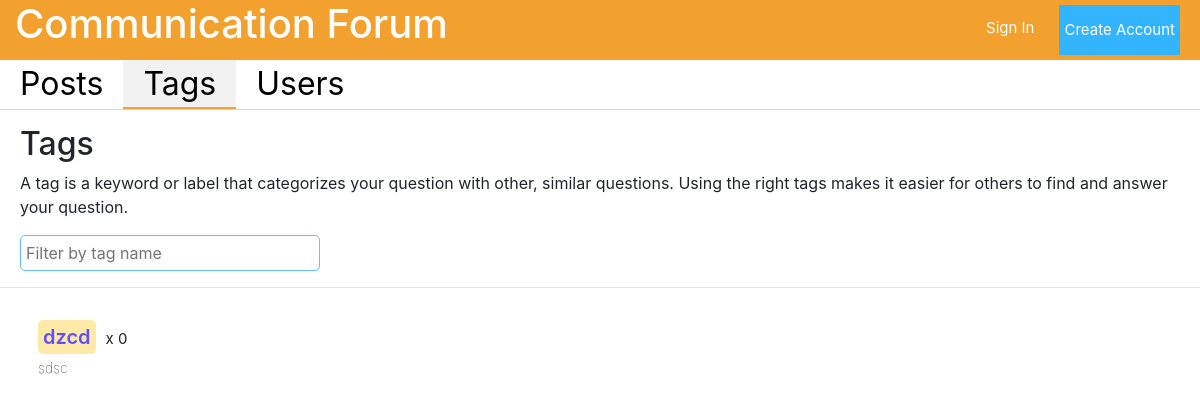
The app's page /tags/ with its own data.
### forum/models.py (models this page shows, shortened)
class Tag(models.Model):
    id = models.AutoField(primary_key=True)
    name = models.CharField(max_length=15, unique=True)
    context = models.TextField(default='', blank=True, null=True)
    creator = models.ForeignKey(UserProfile, on_delete=models.CASCADE)
    create = models.DateTimeField(auto_now_add=True)
    count = models.IntegerField(default=0)

### forum/views.py (the view)
# urls.py: path('tags/', views.tags, name='tags'),
def tags(request):
    all_tags = Tag.objects.all()
    form = CreateTag()
    context = {'tags': all_tags, 'form': form}
    return render(request, 'tag/tags.html', context=context)

### forum/forms.py
class CreateTag(ModelForm):
    class Meta:
        model = Tag
        fields = ('name', 'context')

### templates/tag/tags.html (shortened to what this page needs)
{% load static %}
<!DOCTYPE html>
<html lang="en">
<head>
    <link rel="stylesheet" href="https://stackpath.bootstrapcdn.com/bootstrap/4.1.3/css/bootstrap.min.css"
>
    <link rel="stylesheet" href="{% static 'css/style.css' %}">
</head>
<body>
<header class="header container-fluid d-flex justify-content-between">
    <a href="/">
        <h1>Communication Forum</h1>
    </a>
    {% if user.is_authenticated %}
        <div class="d-flex justify-content-end">
            <span class="username"><a href="/profile">{{ user.username }}</a></span>
            <a class="log_out" href="/logout">
                <p class="small_text">Log out</p>
            </a>
        </div>
    {% else %}
        <div class="d-flex justify-content-end">
            <a class="sign_in_text" href="/login">
                <p class="small_text">Sign In</p>
            </a>
            <button class="btn-default green_btn small_text" onclick="location.href='/registration'">Create Account
            </button>
        </div>
    {% endif %}
</header>
<section class="d-flex content">
    <div class="list">
        <ul class="top_sidebar">
            <li id="posts"><a href="/posts">Posts</a></li>
            <li id="tags"><a href="/tags">Tags</a></li>
            <li id="users"><a href="/users">Users</a></li>
        </ul>
    </div>
    <div class="page">
        <div class="tags_head">
            <div class="d-flex justify-content-between">
                <h2>Tags</h2>
            </div>
            <p>A tag is a keyword or label that categorizes your question with other, similar questions. Using the right
                tags makes it easier for others to find and answer your question.</p>
            <input type="text" class="search_field" placeholder="Filter by tag name"/>
        </div>
        <hr/>
        <div>
            {% if tags %}
                <div class="d-flex flex-wrap p-2">
                    {% for tag in tags %}
                        <div class="tag_div">
                            <p><span class="tag_names"
                                     onclick="location.href = '/posts?tag={{ tag.name }}'">{{ tag.name }}</span><span
                                    class="tag_count">x {{ tag.count }}</span></p>
                            {% if tag.context == None %}
                            {% else %}
                                <p class="tag_desc">{{ tag.context }}</p>
                            {% endif %}
                        </div>
                    {% endfor %}
                </div>
            {% endif %}
        </div>
    </div>
</section>
</body>
</html>

### static/css/style.css (style rules this page uses)
* { padding: 0; margin: 0; }
.header { position: fixed; width: 100%; height: 60px; background: #F2A12E; }
.header > a, .header > a:focus, .header > a:hover { text-decoration: none; color: white; }
.header > a > h1, .header > a > h1:focus, .header > a > h1:hover { color: white; }
.green_btn { background-color: #33B4FF; margin: 5px; border: none; padding: 5px; color: white; cursor: pointer; }
.small_text { font-size: 15px; }
.sign_in_text, .sign_in_text:focus, .sign_in_text:hover { color: white; margin-top: 17px; text-decoration: none; margin-right: 20px; }
.top_sidebar { list-style: none; display: flex; margin-bottom: 0; }
.top_sidebar > li { padding-right: 20px; padding-left: 20px; font-size: 32px; }
.top_sidebar > li > a, .top_sidebar > li > a:focus, .top_sidebar > li > a:hover { color: black; text-decoration: none; cursor: pointer; }
.content { padding-top: 110px; }
.list { border-bottom: 1px solid #D6D9DC; width: 100%; height: 50px; position: fixed; top: 60px; background-color: white; overflow-x: hidden; }
.page { overflow-y: hidden; width: available; width: -moz-available; width: -webkit-fill-available; }
.active_tab { background-color: #F2F2F2; height: 49px; border-bottom: 2px solid #F2A12E; }
.search_field { border: 1px solid #66BFFF; border-radius: 5px; padding: 5px; width: 300px; }
.users_head, .tags_head { margin-left: 20px; margin-top: 15px; }
.tag_div > p { margin-bottom: 5px; }
.tag_names { margin-left: 20px; background-color: rgba(255, 212, 82, 0.5); padding: 5px; font-size: 20px; font-weight: 600; color: rgb(97, 79, 255); border-radius: 5px; cursor: pointer; }
.tag_count { font-size: 15px; padding-left: 10px; }
.tag_desc { margin-left: 20px; font-size: 14px; font-weight: lighter; color: black; }
.tag_div { width: 300px; overflow-y: auto; padding: 10px; text-align: justify; }

### records on screen
Tag: name "dzcd", count "0", context "sdsc"
